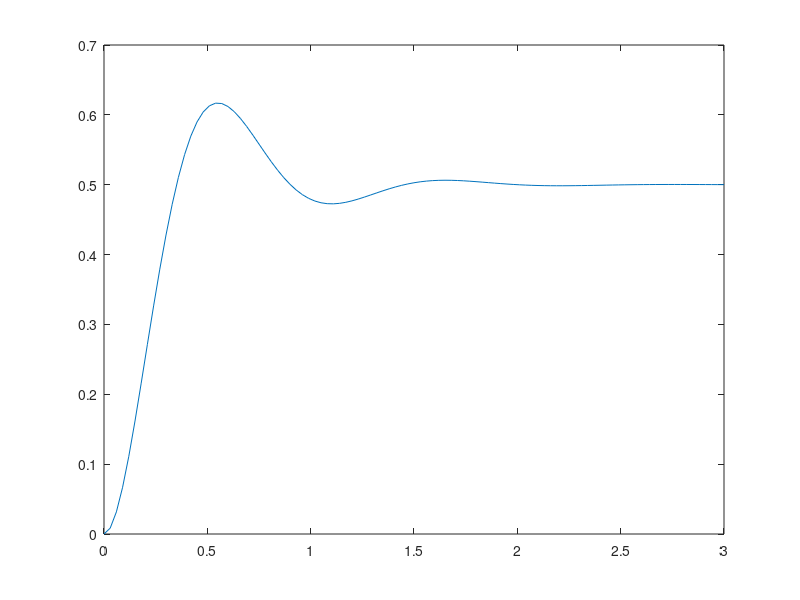

Source code (MATLAB): (Note: this script raises an error after producing the figure.)
%{
Author(s): Graeme Appel and Ethan Andrews with collaborations and derivations by: Owen Storer and Nathan Brasier

Project: Dynamics Lab -- Lab 3 -- Rotary Control Arm

Creation Date: 4/1/25

Last Updated: 4/8/25

Inputs:

K_g --> Gear Ratio --> proportional constant relating angular velocity of the motor to the output shaft
K_m -->  Motor Constant --> Proportionality constant between current input to motor and torque it produces
J  --> Moment of Inertia About the shaft --> combination of hub inertia and inertia due to added load
K_ptheta -->  Proportionality constant for Proportional component of error in PD controller
K_Dtheta --> Proportionality Constant for Derivative component of error in PD controller
R_m --> Output Motor Resistance
theta_L  --> Theta Actual --> current angular position of control arm
theta_D  --> Theta desired --> desired angular position of control arm
s  --> Laplace Transform variable for characteristic equation
   
Outputs: 
   
Purpose: 

%}

%% Housekeeping
clc
clear
close all

%% Rigid Dynamics

%% Define Necessary Variables

K_g =  33.3; % unitless
K_m = 0.0401; % unitless
R_m = 19.2; % in [Ohms] 
J_hub = 0.0005; % in [Kgm^2]
J_extra = 0.2*0.2794^2; % in [Kgm^2]
J_load = 0.0015; % in [Kgm^2]
J_total = J_hub + J_extra + J_load; % in [Kgm^2]

K_ptheta = [10, 20, 5, 10, 10, 10]; % Vector of K1-Proportional constants for Sets 1-6
K_Dtheta = [0, 0, 0, 1 , -1, -0.5]; % Vector of K3-Derivative constants for Sets 1-6

numsets = 6;

theta_D = 0.5; % in [rads]

% Equation 17 Definition for reference
% [Eqn 17] -> theta_L/theta_D = ((K_ptheta*K_g*K_m)/(J*R_m))/((s^2)+((K_g^2*K_m^2)/(J*R_m)+(K_Dtheta*K_g*K_m)/(J*R_m))*(s) + (K_ptheta*K_g*K_m)/(J*R_m))) 

% Note that lsim uses a specific vector/range for time values you want to evaulate
% Additionally, apart from the sysTF input, there is a u vector input of the same length as the t
% vector which 

% Initialize time vector
t_min = 0;
t_increment = 0.02;
t_final = 10.02;
t_vec = t_min:t_increment:t_final; % Note this is at random values for the time being

% u input for a closed loop system is vector of desired theta values (input) with same length as
% time vector

% for an open loop system, our u input is our voltage input
% Initialize a vector of u for a desired reference theta of 0.5 radians with same length as t_vec
% and same number of columns as sysTF
i = 1;
if i == 0
u_vec = theta_D*ones(length(t_vec), 1);
else
temp1 = theta_D*ones(length(t_vec)/2, 1);
temp2 = -theta_D*ones(length(t_vec)/2, 1);
u_vec = vertcat(temp1,temp2);
end

%% Defining Coefficients for Transfer Function System

% Create Loop to loop through and plot each set of gains 

for i = 1:numsets

% Define numerator and denominator coefficients to input into Transfer function sysetem for each gain case

n1 = (K_ptheta(i)*K_g*K_m)/(J_total*R_m); % Numerator Coefficient
d2 = 1; % Coefficient for s^2
d1 = ((K_g^2*K_m^2)/(J_total*R_m)+(K_Dtheta(i)*K_g*K_m)/(J_total*R_m)); % Coefficient for s
d0 = (K_ptheta(i)*K_g*K_m)/(J_total*R_m); % coefficient for s^0 i.e 1

 %% Closed Loop System Definition

num = n1; % coefficient numerator to be input into transfer function system
den = [d2 d1 d0]; % coefficients for orders of s in denominator to be input into transfer function system
sysTF = tf(num,den); % System Defintion with numerator and denominator coefficients


%% Step Response

% Exploring Base results with step function

[x,t] = step(sysTF); % Behind the scenes, step function multiplies by 1/s (i.e t in laplace transform)
                     % Steps through system defined with unit step of 1 radian --> later we will need to convert to a 0.5 unit step by multiplying x by 0.5
x = theta_D*x; % convert to unit step of 0.5 radians


% Plot Output Step values versus time
figure();
%subplot(2,1,1)
plot(t,x);
yline(0.5)
title("Rotary Arm Step Response (Step) Set ",i)
xlabel("Time in [s]")
xlim([0 10])
ylabel("Actual Output/Theta Value in [Rads]")

% Lsim Plots
figure()
vec_lsim = lsim(sysTF, u_vec, t_vec);

%subplot(2,1,2)
linspec1 = ['g'];
plot(t_vec, vec_lsim)
hold on;
plot(t_vec,u_vec)
yline(theta_D*1.2)
yline(-theta_D*1.2)
yline(theta_D*1.05,'--')
yline(-theta_D*1.05,'--')
xline(1,linspec1)
xline(6,linspec1)
title("Rotary Arm Step Response (lsim) Set ",i)
xlabel("Time in [s]")
xlim([0 10])
ylim([-1 1])
ylabel("Actual Output/Theta Value in [Rads]")
legend('Arm Position','Square Wave','20% Overshoot','','5% Overshoot','','Settling Time')

end

%% Exploring lsim function
% Note that lsim uses a specific vector/range for time values you want to evaulate
% Additionally, apart from the sysTF input, there is a u vector input of the same length as the t
% vector which 

% Initialize time vector
%t_min = 0;
%t_increment = 0.02;
%t_final = 10;
%t_vec = t_min:t_increment:t_final; % Note this is at random values for the time being

% u input for a closed loop system is vector of desired theta values (input) with same length as
% time vector

% for an open loop system, our u input is our voltage input
% Initialize a vector of u for a desired reference theta of 0.5 radians with same length as t_vec
% and same number of columns as sysTF

%u_vec = theta_D*ones(length(t_vec), 1);

%vec_lsim = lsim(sysTF, u_vec, t_vec);

%figure();
%plot(t_vec, vec_lsim)